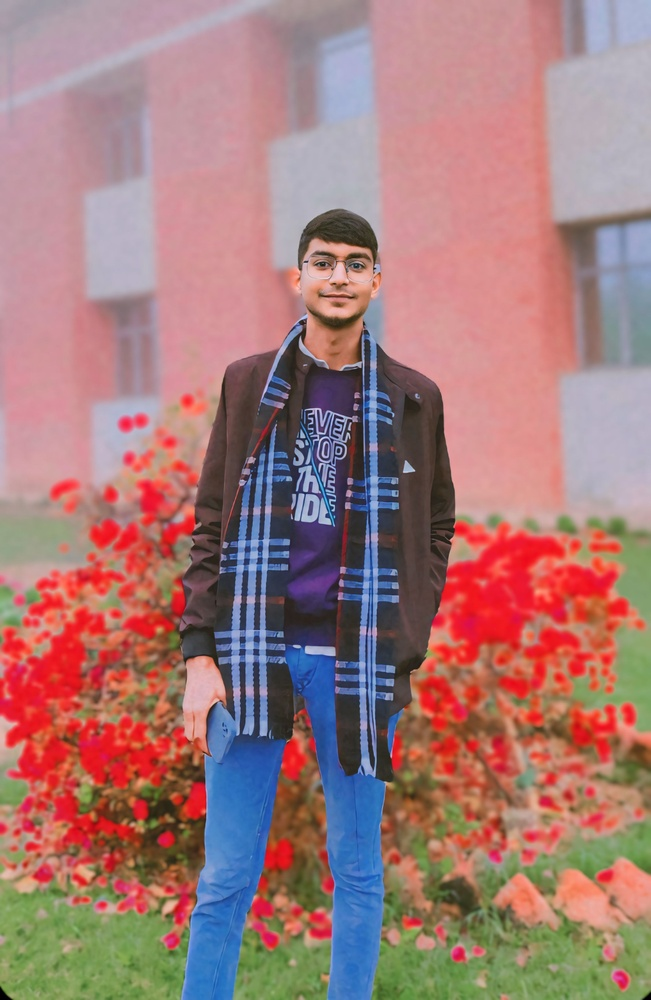
#> input picture 1717174261091.jpg, 651 x 1000 px, shrunk from 2130 x 3270 before the run, found by its file name
$ python PRODIGY_CS_02.PY
#> lines starting #> are read from the running program, lines starting #| are printed output that depends on the picture
# Second Task of the internship
# Pixel Manipulation for Image Encryption
from PIL import Image

# Function for encryption of image
def image_encrypt(path_input, path_output, key):
    img = Image.open(path_input)
#> img is the input picture: PIL image 651x1000 RGB; mean R, G, B 163.3, 122.7, 121.5
    pixels = img.load()
    width, height = img.size
#> width = 651; height = 1000

    for i in range(width):
        for j in range(height):
            r, g, b = pixels[i, j]

            # for image encryption
            pixels_encrypt = (r,b,g)
            pixels[i, j] = pixels_encrypt

    img.save(path_output)
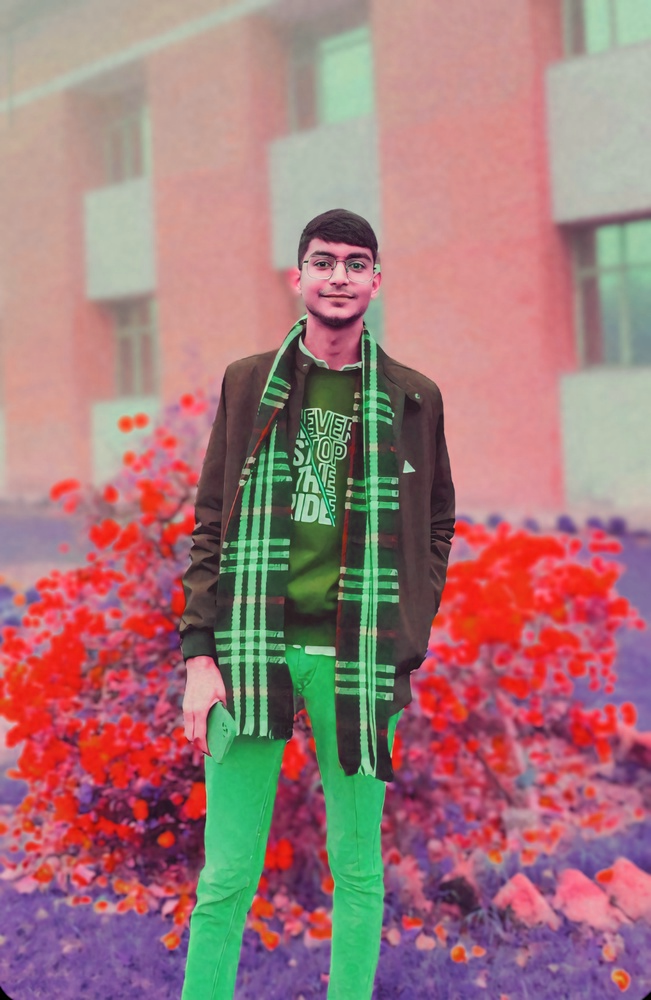
#> saved as Encrypted_image.jpg: PIL image 651x1000 RGB; mean R, G, B 163.3, 121.5, 122.7
    print("Image pixels manipulation successfully encrypted")

# Function for decryption of image
def image_decrypt(path_input, path_output, key):
    img = Image.open(path_input)
    pixels = img.load()
    width, height = img.size
#> width = 651; height = 1000

    for i in range(width):
        for j in range(height):
            r, g, b = pixels[i, j]

            # for image decryption
            pixels_decrypt = (r,b,g)
            pixels[i, j] = pixels_decrypt

    img.save(path_output)
    print("Image pixels manipulation successfully decrypted")

# taking path of images
path_input = r"E:\Internship\Cyber Security\1717174261091.jpg"
path_output_encrypt = r"E:\Internship\Cyber Security\Encrypted_image.jpg"
path_output_decrypt = r"E:\Internship\Cyber Security\Decrypted_image.jpg"

# calling the function of encryption of the image
image_encrypt(path_input, path_output_encrypt, key=None)

# calling the function of decryption of the image
image_decrypt(path_output_encrypt, path_output_decrypt, key=None)
